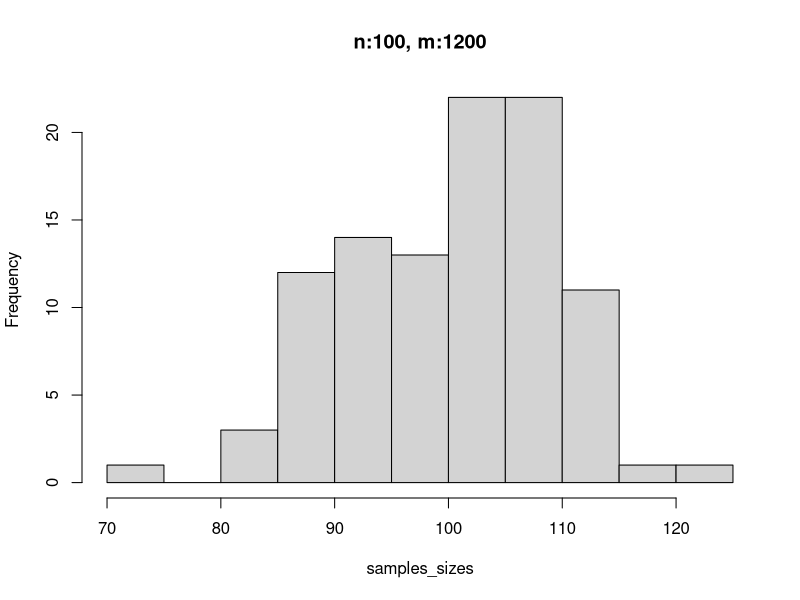
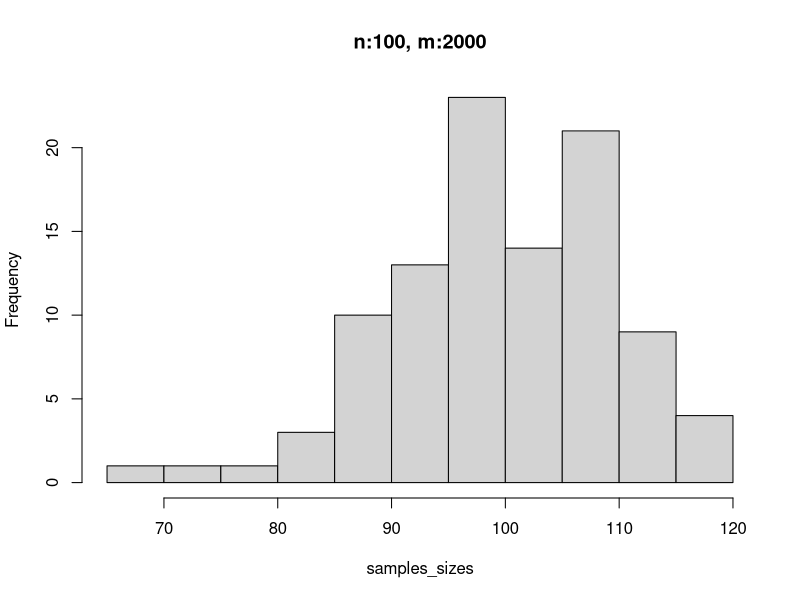
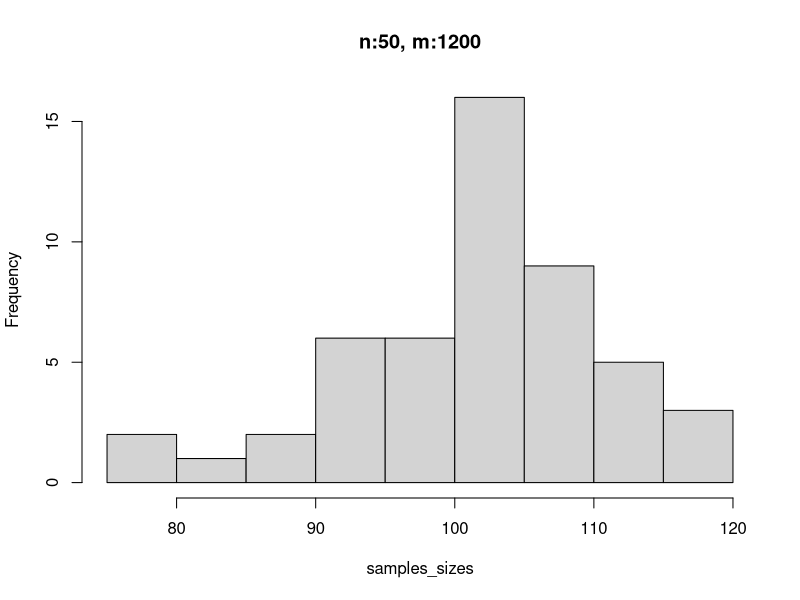
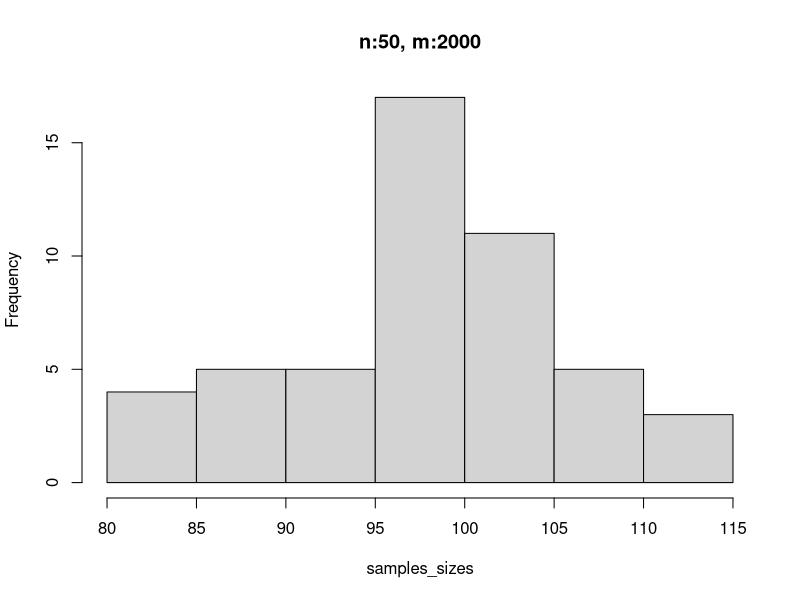

These figures' R source, in order:
#' Draw lottery
#' @description
#'  Decides whether to include a given catch in sample, 
#'  with probability proportional to fraction of TAC that catch represents.
#' @param catch weight of catch
#' @param TAC Total allowable catch for stock / species, in the same unit as 'catch'
#' @param N the expected number of samples for the duration of the sampling program
#' @return logical() TRUE if catch is to be included in sample, otherwise FALSE
lottery <- function(catch, TAC, N){
  prob <- N*(catch/TAC)
  return(c(TRUE, FALSE)[sample.int(2, 1, prob = c(prob, 1-prob))])
}

#' Simulate sampling
#' @description 
#'  Simulates the total number of samples selected for repeated application of the lottery program
#' @details 
#'  The provided example of catchsizes ('pilotcatches') will be used to construct catch-populations for each year, by resampling with replacement.
#'  The TAC with assume to be the total population.
#' @param n Number of replications to simulate
#' @param m Number of catches to include in each replication
#' @param e The expected number of samples for each iterations
#' @param pilotcatches examples of catch sizes, taken from the pilot of the herring lottery.
example_sample_size <- function(n=100, m=1300, e=100, pilotcatches=c(24787.540, 12615.910, 11742.600, 8070.482, 8546.132, 27359.780, 10820.170, 4248.258, 8990.219, 14348.410, 16069.010, 22571.670, 23560.060, 55208.830)){
  
  actual_selections <- c()
  
  for (i in 1:n){
    sim_catches <- pilotcatches[sample.int(length(pilotcatches), size=1300, replace = T)]
    selection <- sapply(sim_catches, FUN = lottery, sum(sim_catches), e)
    actual_selections <- c(actual_selections, sum(selection))
  }
  
  return(actual_selections)
  
  
}

samples_sizes <- example_sample_size(n=100, m=1200)
min(samples_sizes)
max(samples_sizes)
hist(samples_sizes, main=paste("n:100, m:1200"))

samples_sizes <- example_sample_size(n=100, m=2000)
min(samples_sizes)
max(samples_sizes)
hist(samples_sizes, main=paste("n:100, m:2000"))

samples_sizes <- example_sample_size(n=50, m=1200)
min(samples_sizes)
max(samples_sizes)
hist(samples_sizes, main=paste("n:50, m:1200"))


samples_sizes <- example_sample_size(n=50, m=2000)
min(samples_sizes)
max(samples_sizes)
hist(samples_sizes, main=paste("n:50, m:2000"))
